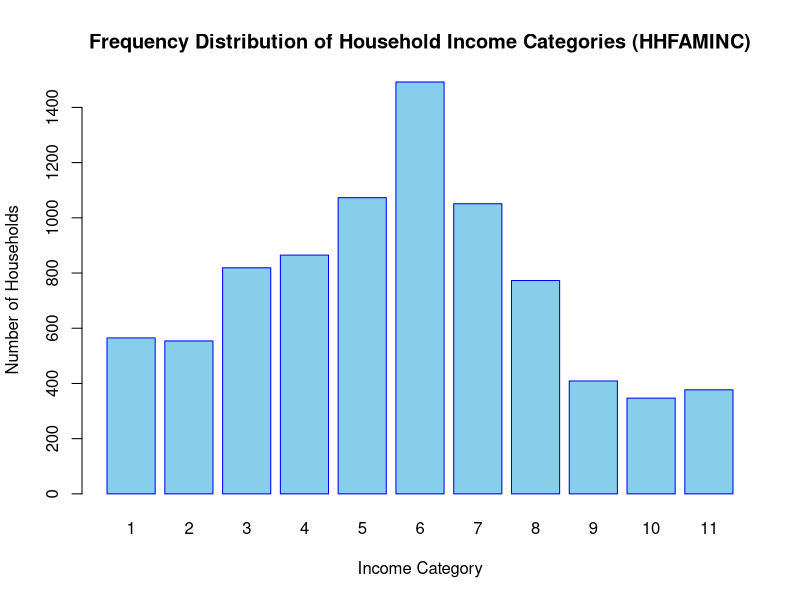

The R script that drew this image:
rm(list = ls())
hh_ga <- read.csv("hh_ga.csv")
hh_ga <- hh_ga[hh_ga$HHFAMINC >= 0, ]

#Variable
#WRKCNT , HHVEHCNT , 
#additionally HHFAMINC, HHSIZE

model1 = lm(CNTTDHH ~ WRKCOUNT + HHVEHCNT+HHFAMINC, data = hh_ga)
print("Model 1 Summary:")
summary(model1)


model2 <- lm(CNTTDHH ~ WRKCOUNT + HHVEHCNT + HHFAMINC + HHSIZE, data = hh_ga)
print("Model 2 Summary:")
summary(model2)

#now
#comment on sing of summmy 





################################


# Check the frequency distribution of HHFAMINC
income_distribution <- table(hh_ga$HHFAMINC)
print("Income Distribution:")
print(income_distribution)


# Calculate the frequency distribution of HHFAMINC
income_distribution <- table(hh_ga$HHFAMINC)

# Plot the income distribution
barplot(income_distribution,
        main = "Frequency Distribution of Household Income Categories (HHFAMINC)",
        xlab = "Income Category",
        ylab = "Number of Households",
        col = "skyblue",
        names.arg = 1:11,  # Label the x-axis with category numbers
        border = "blue")


valid_income_categories <- names(income_distribution[income_distribution >= 30])
print("Valid Income Categories with at least 30 observations:")
print(valid_income_categories)

# Create a dummy variable for each valid income category
for (cat in valid_income_categories) {
  hh_ga[[paste0("HHFAMINC_", cat)]] <- ifelse(hh_ga$HHFAMINC == as.numeric(cat), 1, 0)
}


model_formula <- as.formula(
  paste("CNTTDHH ~ WRKCOUNT + HHVEHCNT + HHSIZE +",
  paste(paste0("HHFAMINC_", valid_income_categories), collapse = " + "))
)

model_formula

model_with_dummies <- lm(model_formula, data = hh_ga)
summary(model_with_dummies)



#if we groupp 

# Create income group dummies based on the specified groups
hh_ga$HHFAMINC_A <- ifelse(hh_ga$HHFAMINC %in% 1:3, 1, 0)  # Group A: HHFAMINC 1-3
hh_ga$HHFAMINC_B <- ifelse(hh_ga$HHFAMINC %in% 4:7, 1, 0)  # Group B: HHFAMINC 4-7
hh_ga$HHFAMINC_C <- ifelse(hh_ga$HHFAMINC %in% 9:11, 1, 0) # Group C: HHFAMINC 9-11

# Model formula using the grouped income dummies (excluding category 8 as the baseline)
model_formula_grouped <- CNTTDHH ~ WRKCOUNT + HHVEHCNT + HHSIZE + HHFAMINC_A + HHFAMINC_B + HHFAMINC_C

# Fit the model with grouped income dummies
model_with_grouped_dummies <- lm(model_formula_grouped, data = hh_ga)
summary(model_with_grouped_dummies)


